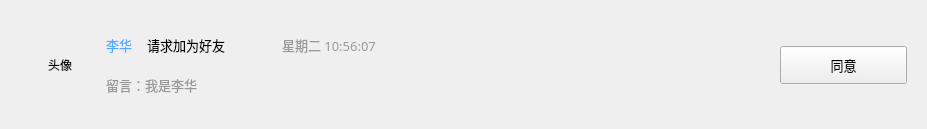
<?xml version="1.0" encoding="UTF-8"?>
<ui version="4.0">
 <class>FriendNoticeBox</class>
 <widget class="QWidget" name="FriendNoticeBox">
  <property name="geometry">
   <rect>
    <x>0</x>
    <y>0</y>
    <width>927</width>
    <height>129</height>
   </rect>
  </property>
  <property name="minimumSize">
   <size>
    <width>0</width>
    <height>129</height>
   </size>
  </property>
  <property name="maximumSize">
   <size>
    <width>16777215</width>
    <height>129</height>
   </size>
  </property>
  <property name="windowTitle">
   <string>Form</string>
  </property>
  <property name="styleSheet">
   <string notr="true"/>
  </property>
  <layout class="QGridLayout" name="gridLayout" rowstretch="1,100,1" columnstretch="1,100,1">
   <item row="0" column="1">
    <spacer name="verticalSpacer">
     <property name="orientation">
      <enum>Qt::Vertical</enum>
     </property>
     <property name="sizeHint" stdset="0">
      <size>
       <width>20</width>
       <height>8</height>
      </size>
     </property>
    </spacer>
   </item>
   <item row="1" column="0">
    <spacer name="horizontalSpacer">
     <property name="orientation">
      <enum>Qt::Horizontal</enum>
     </property>
     <property name="sizeHint" stdset="0">
      <size>
       <width>6</width>
       <height>20</height>
      </size>
     </property>
    </spacer>
   </item>
   <item row="1" column="1">
    <layout class="QHBoxLayout" name="mainContentHLayout" stretch="5,40,8">
     <item>
      <widget class="QLabel" name="lblHeadPic">
       <property name="sizePolicy">
        <sizepolicy hsizetype="Fixed" vsizetype="Fixed">
         <horstretch>0</horstretch>
         <verstretch>0</verstretch>
        </sizepolicy>
       </property>
       <property name="minimumSize">
        <size>
         <width>80</width>
         <height>80</height>
        </size>
       </property>
       <property name="maximumSize">
        <size>
         <width>80</width>
         <height>80</height>
        </size>
       </property>
       <property name="styleSheet">
        <string notr="true"/>
       </property>
       <property name="text">
        <string>头像</string>
       </property>
       <property name="alignment">
        <set>Qt::AlignCenter</set>
       </property>
      </widget>
     </item>
     <item>
      <layout class="QVBoxLayout" name="textShowVLayout">
       <property name="spacing">
        <number>0</number>
       </property>
       <property name="topMargin">
        <number>0</number>
       </property>
       <property name="bottomMargin">
        <number>0</number>
       </property>
       <item>
        <layout class="QHBoxLayout" name="horizontalLayout" stretch="0,0,0,0">
         <property name="spacing">
          <number>15</number>
         </property>
         <item>
          <widget class="QPushButton" name="btnUserName">
           <property name="sizePolicy">
            <sizepolicy hsizetype="Preferred" vsizetype="Preferred">
             <horstretch>0</horstretch>
             <verstretch>0</verstretch>
            </sizepolicy>
           </property>
           <property name="minimumSize">
            <size>
             <width>20</width>
             <height>0</height>
            </size>
           </property>
           <property name="maximumSize">
            <size>
             <width>16777215</width>
             <height>16777215</height>
            </size>
           </property>
           <property name="font">
            <font>
             <family>微软雅黑</family>
             <pointsize>10</pointsize>
            </font>
           </property>
           <property name="styleSheet">
            <string notr="true">QPushButton{
	border: none;	
	background-color: rgba(255, 255, 255, 0);
	color: rgb(85, 170, 255);
}</string>
           </property>
           <property name="text">
            <string>李华</string>
           </property>
          </widget>
         </item>
         <item>
          <widget class="QLabel" name="lblUserRequest">
           <property name="sizePolicy">
            <sizepolicy hsizetype="Preferred" vsizetype="Preferred">
             <horstretch>0</horstretch>
             <verstretch>0</verstretch>
            </sizepolicy>
           </property>
           <property name="minimumSize">
            <size>
             <width>120</width>
             <height>0</height>
            </size>
           </property>
           <property name="maximumSize">
            <size>
             <width>16777215</width>
             <height>16777215</height>
            </size>
           </property>
           <property name="font">
            <font>
             <family>微软雅黑</family>
             <pointsize>10</pointsize>
            </font>
           </property>
           <property name="styleSheet">
            <string notr="true"/>
           </property>
           <property name="text">
            <string>&lt;html&gt;&lt;head/&gt;&lt;body&gt;&lt;p&gt;请求加为好友&lt;/p&gt;&lt;/body&gt;&lt;/html&gt;</string>
           </property>
           <property name="alignment">
            <set>Qt::AlignLeading|Qt::AlignLeft|Qt::AlignVCenter</set>
           </property>
          </widget>
         </item>
         <item>
          <widget class="QLabel" name="lblTime">
           <property name="sizePolicy">
            <sizepolicy hsizetype="Preferred" vsizetype="Preferred">
             <horstretch>0</horstretch>
             <verstretch>0</verstretch>
            </sizepolicy>
           </property>
           <property name="minimumSize">
            <size>
             <width>140</width>
             <height>0</height>
            </size>
           </property>
           <property name="maximumSize">
            <size>
             <width>16777215</width>
             <height>16777215</height>
            </size>
           </property>
           <property name="font">
            <font>
             <family>微软雅黑</family>
             <pointsize>10</pointsize>
            </font>
           </property>
           <property name="styleSheet">
            <string notr="true"/>
           </property>
           <property name="text">
            <string>&lt;html&gt;&lt;head/&gt;&lt;body&gt;&lt;p&gt;&lt;span style=&quot; color:#999999;&quot;&gt;星期二 10:56:07&lt;/span&gt;&lt;/p&gt;&lt;/body&gt;&lt;/html&gt;</string>
           </property>
           <property name="alignment">
            <set>Qt::AlignLeading|Qt::AlignLeft|Qt::AlignVCenter</set>
           </property>
          </widget>
         </item>
         <item>
          <spacer name="horizontalSpacer_3">
           <property name="orientation">
            <enum>Qt::Horizontal</enum>
           </property>
           <property name="sizeType">
            <enum>QSizePolicy::MinimumExpanding</enum>
           </property>
           <property name="sizeHint" stdset="0">
            <size>
             <width>40</width>
             <height>20</height>
            </size>
           </property>
          </spacer>
         </item>
        </layout>
       </item>
       <item>
        <layout class="QHBoxLayout" name="horizontalLayout_2">
         <item>
          <widget class="QLabel" name="lblLeaveWords">
           <property name="sizePolicy">
            <sizepolicy hsizetype="Expanding" vsizetype="Preferred">
             <horstretch>0</horstretch>
             <verstretch>0</verstretch>
            </sizepolicy>
           </property>
           <property name="font">
            <font>
             <family>微软雅黑</family>
             <pointsize>10</pointsize>
            </font>
           </property>
           <property name="styleSheet">
            <string notr="true"/>
           </property>
           <property name="text">
            <string>&lt;html&gt;&lt;head/&gt;&lt;body&gt;&lt;p&gt;&lt;span style=&quot; color:#999999;&quot;&gt;留言：我是李华&lt;/span&gt;&lt;/p&gt;&lt;/body&gt;&lt;/html&gt;</string>
           </property>
           <property name="alignment">
            <set>Qt::AlignLeading|Qt::AlignLeft|Qt::AlignVCenter</set>
           </property>
          </widget>
         </item>
        </layout>
       </item>
      </layout>
     </item>
     <item>
      <widget class="TwoClickAreaButton" name="btnReply">
       <property name="minimumSize">
        <size>
         <width>127</width>
         <height>38</height>
        </size>
       </property>
       <property name="maximumSize">
        <size>
         <width>127</width>
         <height>38</height>
        </size>
       </property>
       <property name="font">
        <font>
         <family>微软雅黑</family>
         <pointsize>10</pointsize>
        </font>
       </property>
       <property name="text">
        <string>同意</string>
       </property>
      </widget>
     </item>
    </layout>
   </item>
   <item row="1" column="2">
    <spacer name="horizontalSpacer_2">
     <property name="orientation">
      <enum>Qt::Horizontal</enum>
     </property>
     <property name="sizeHint" stdset="0">
      <size>
       <width>6</width>
       <height>20</height>
      </size>
     </property>
    </spacer>
   </item>
   <item row="2" column="1">
    <spacer name="verticalSpacer_2">
     <property name="orientation">
      <enum>Qt::Vertical</enum>
     </property>
     <property name="sizeHint" stdset="0">
      <size>
       <width>20</width>
       <height>78</height>
      </size>
     </property>
    </spacer>
   </item>
  </layout>
 </widget>
 <customwidgets>
  <customwidget>
   <class>TwoClickAreaButton</class>
   <extends>QPushButton</extends>
   <header location="global">twoclickareabutton.h</header>
  </customwidget>
 </customwidgets>
 <resources/>
 <connections/>
</ui>
